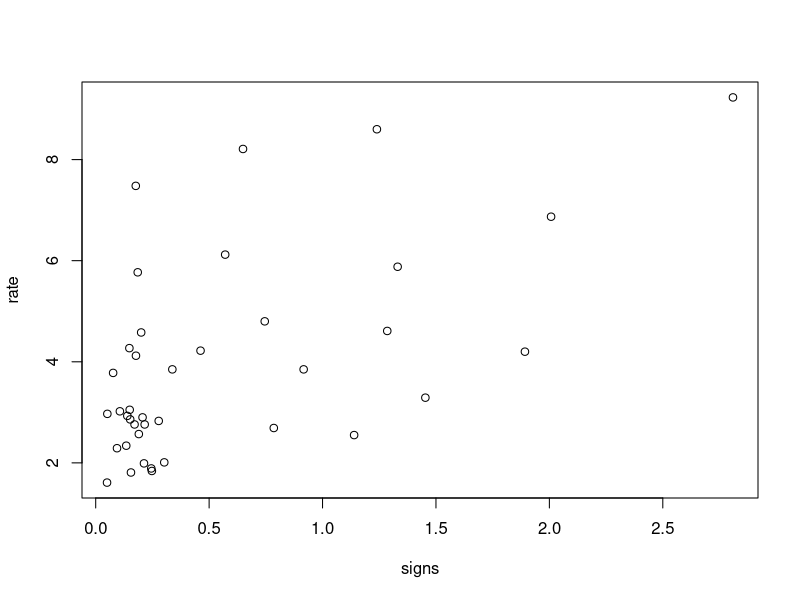
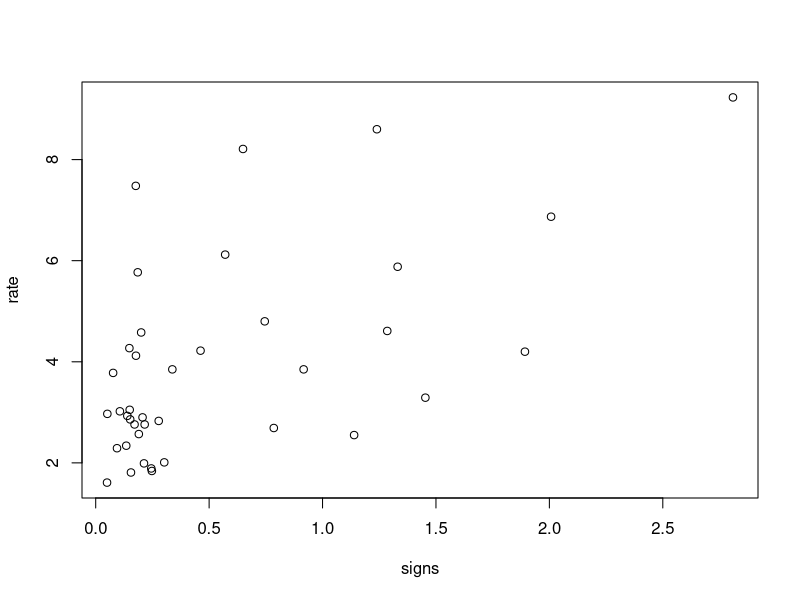
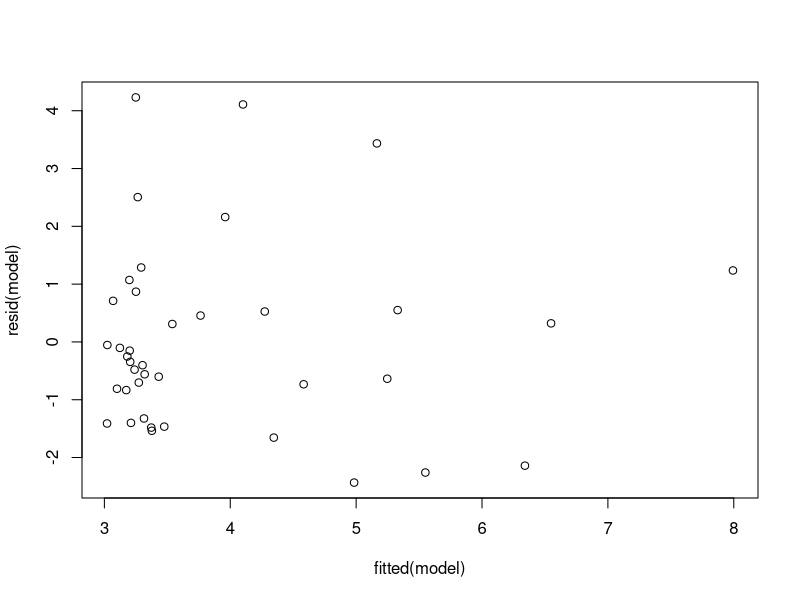
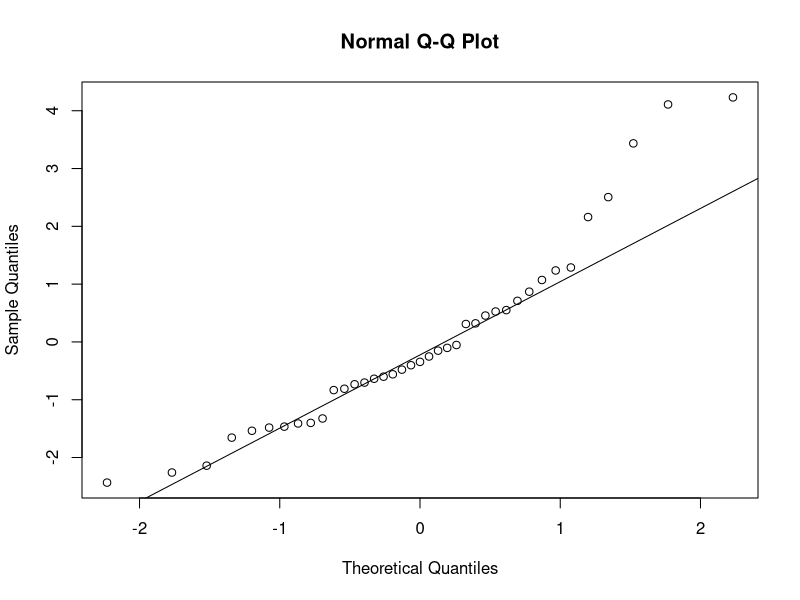

Write R code to recreate these figures, in order.
## ---- chunk 1
knitr::opts_chunk$set(echo = TRUE)
## ---- chunk 2
library(reshape2)
library(dplyr)
#dataframe, NA: missing value in knees and eyes;
Control = c(0.53, 0.36, 0.20, -0.37, -0.60, -0.64, -0.68, -1.27)
Knees = c(0.73, 0.31, 0.03, -0.29, -0.56, -0.96, -1.61, NA)
Eyes = c(-0.78, -0.86, -1.35, -1.48, -1.52, -2.04, -2.83, NA)
dataA = data.frame(cbind(Control,Knees, Eyes))%>%melt()
colnames(dataA) = c('Treatments', 'PhaseShift')
model = aov(dataA$`PhaseShift`~dataA$Treatments)
summary(model)

## ---- chunk 3
x = model.tables(model, type = 'mean')
u1 = x$tables$`dataA$Treatments`[1]
u2 = x$tables$`dataA$Treatments`[2]
u3 = x$tables$`dataA$Treatments`[3]
print(x)

## ---- chunk 4
TukeyHSD(x = model, conf.level = 0.95)
## ---- chunk 5
# Read in the data
data = read.csv("Highway.csv", head = TRUE, sep = ",")
# Extract the predictor and response variables
rate = as.numeric(data[,2])
signs = as.numeric(data[,6])
## ---- chunk 6
# Your code here...
plot(signs, rate) #scatterplot
## ---- chunk 7
# Your code here...
cor(signs, rate) #computes correlation
## ---- chunk 8
# Create the model
model = lm(rate ~ signs)
summary(model)
## ---- chunk 9
confint(model, level=.95)
## ---- chunk 10
# Your code here...
plot(signs, rate)

## ---- chunk 11
# Your code here...
plot (fitted(model), resid(model))
## ---- chunk 12
# Your code here...
qqnorm(resid(model))
qqline(resid(model))
## ---- chunk 13
# Your code here...
predict(model, data.frame(signs=1.25), interval="prediction")
